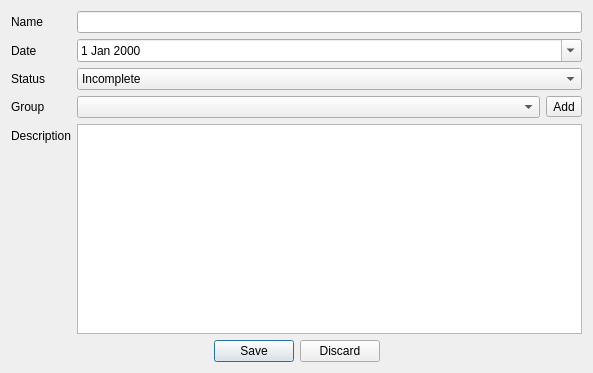
<?xml version="1.0" encoding="UTF-8"?>
<ui version="4.0">
 <class>todo_edit</class>
 <widget class="QDialog" name="todo_edit">
  <property name="geometry">
   <rect>
    <x>0</x>
    <y>0</y>
    <width>593</width>
    <height>373</height>
   </rect>
  </property>
  <property name="windowTitle">
   <string>Edit Todo</string>
  </property>
  <layout class="QVBoxLayout" name="verticalLayout">
   <item>
    <layout class="QFormLayout" name="formLayout">
     <item row="0" column="0">
      <widget class="QLabel" name="lbl_name">
       <property name="text">
        <string>Name</string>
       </property>
       <property name="alignment">
        <set>Qt::AlignLeading|Qt::AlignLeft|Qt::AlignVCenter</set>
       </property>
      </widget>
     </item>
     <item row="0" column="1">
      <widget class="QLineEdit" name="lnedt_name">
       <property name="sizePolicy">
        <sizepolicy hsizetype="Minimum" vsizetype="Fixed">
         <horstretch>0</horstretch>
         <verstretch>0</verstretch>
        </sizepolicy>
       </property>
      </widget>
     </item>
     <item row="1" column="0">
      <widget class="QLabel" name="lbl_date">
       <property name="text">
        <string>Date</string>
       </property>
       <property name="alignment">
        <set>Qt::AlignLeading|Qt::AlignLeft|Qt::AlignVCenter</set>
       </property>
      </widget>
     </item>
     <item row="1" column="1">
      <widget class="QDateEdit" name="dtedt_date">
       <property name="sizePolicy">
        <sizepolicy hsizetype="Expanding" vsizetype="Fixed">
         <horstretch>0</horstretch>
         <verstretch>0</verstretch>
        </sizepolicy>
       </property>
       <property name="minimumSize">
        <size>
         <width>0</width>
         <height>0</height>
        </size>
       </property>
       <property name="maximumSize">
        <size>
         <width>16777215</width>
         <height>16777215</height>
        </size>
       </property>
       <property name="alignment">
        <set>Qt::AlignLeading|Qt::AlignLeft|Qt::AlignVCenter</set>
       </property>
       <property name="buttonSymbols">
        <enum>QAbstractSpinBox::PlusMinus</enum>
       </property>
       <property name="correctionMode">
        <enum>QAbstractSpinBox::CorrectToNearestValue</enum>
       </property>
       <property name="calendarPopup">
        <bool>true</bool>
       </property>
      </widget>
     </item>
     <item row="2" column="0">
      <widget class="QLabel" name="lbl_status">
       <property name="text">
        <string>Status</string>
       </property>
       <property name="alignment">
        <set>Qt::AlignLeading|Qt::AlignLeft|Qt::AlignVCenter</set>
       </property>
      </widget>
     </item>
     <item row="2" column="1">
      <widget class="QComboBox" name="cmbx_status">
       <item>
        <property name="text">
         <string>Incomplete</string>
        </property>
       </item>
       <item>
        <property name="text">
         <string>Complete</string>
        </property>
       </item>
      </widget>
     </item>
     <item row="3" column="0">
      <widget class="QLabel" name="lbl_group">
       <property name="text">
        <string>Group</string>
       </property>
      </widget>
     </item>
     <item row="3" column="1">
      <layout class="QHBoxLayout" name="horizontalLayout_2">
       <item>
        <widget class="QComboBox" name="cmb_group"/>
       </item>
       <item>
        <widget class="QToolButton" name="btn_add_group">
         <property name="text">
          <string>Add</string>
         </property>
        </widget>
       </item>
      </layout>
     </item>
     <item row="4" column="0">
      <widget class="QLabel" name="lbl_description">
       <property name="text">
        <string>Description</string>
       </property>
      </widget>
     </item>
     <item row="4" column="1">
      <widget class="QTextEdit" name="txe_description">
       <property name="sizePolicy">
        <sizepolicy hsizetype="Expanding" vsizetype="Expanding">
         <horstretch>0</horstretch>
         <verstretch>0</verstretch>
        </sizepolicy>
       </property>
      </widget>
     </item>
    </layout>
   </item>
   <item>
    <layout class="QHBoxLayout" name="horizontalLayout_3">
     <item>
      <spacer name="horizontalSpacer_2">
       <property name="orientation">
        <enum>Qt::Horizontal</enum>
       </property>
       <property name="sizeHint" stdset="0">
        <size>
         <width>40</width>
         <height>20</height>
        </size>
       </property>
      </spacer>
     </item>
     <item>
      <widget class="QPushButton" name="btn_save">
       <property name="cursor">
        <cursorShape>PointingHandCursor</cursorShape>
       </property>
       <property name="text">
        <string>Save</string>
       </property>
      </widget>
     </item>
     <item>
      <widget class="QPushButton" name="btn_delete">
       <property name="text">
        <string>Discard</string>
       </property>
      </widget>
     </item>
     <item>
      <spacer name="horizontalSpacer_3">
       <property name="orientation">
        <enum>Qt::Horizontal</enum>
       </property>
       <property name="sizeHint" stdset="0">
        <size>
         <width>40</width>
         <height>20</height>
        </size>
       </property>
      </spacer>
     </item>
    </layout>
   </item>
  </layout>
 </widget>
 <resources/>
 <connections/>
</ui>
